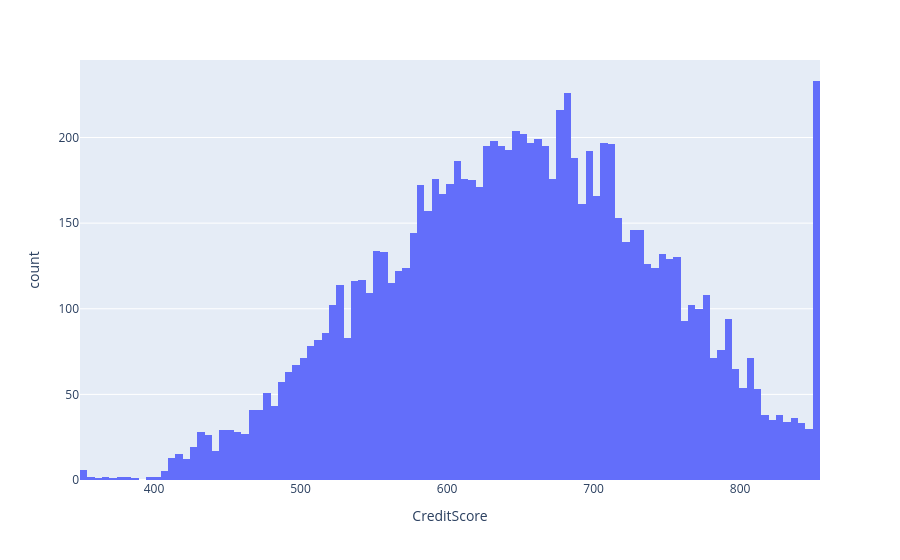
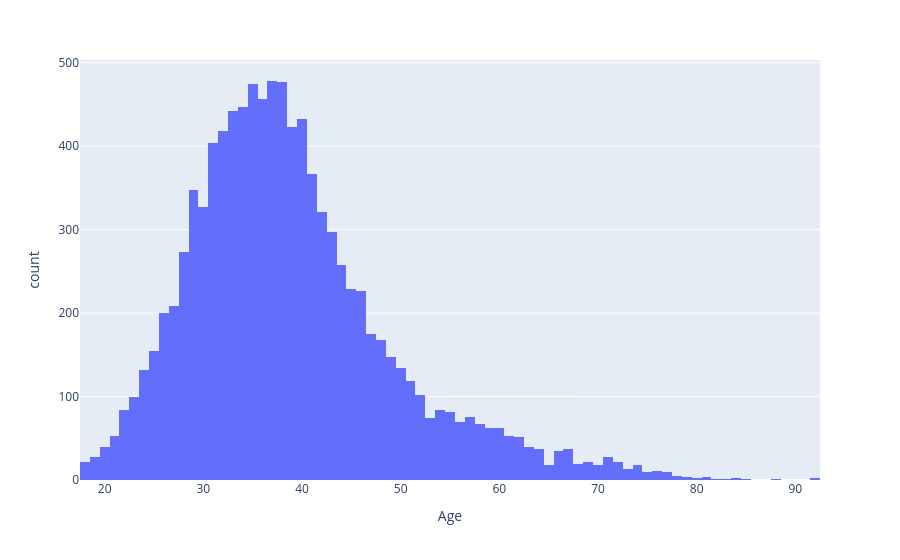
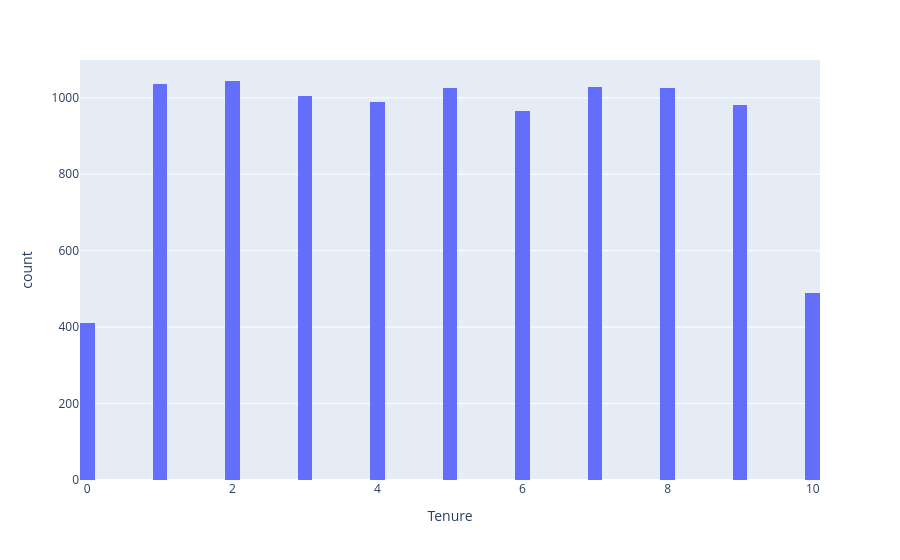
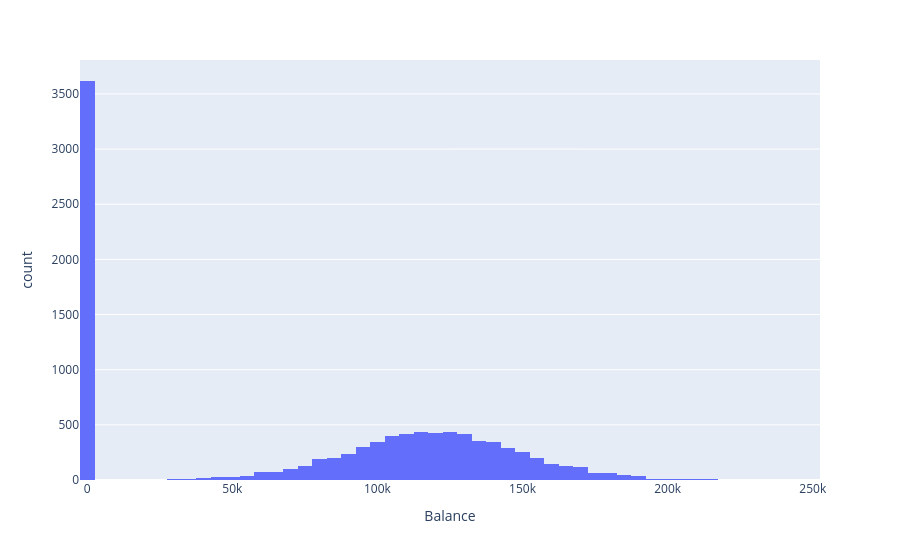

These figures' notebook cell, in order:
### Code cell
nums = ['CreditScore', 'Age', 'Tenure', 'Balance','NumOfProducts',  'EstimatedSalary']
cats = ['Geography', 'Gender', 'HasCrCard', 'IsActiveMember']

for col in nums+cats:
    fig = px.histogram(df,x=col)
    fig.show()

### Figure 1 — Plotly figure (JSON) as saved in the notebook; plotly's stock layout.template omitted (floating-point values rounded to 4 significant figures; data arrays with more than 128 entries replaced by an {"elided": "..."} marker saying what was removed)
{"data": [{"alignmentgroup": "True", "bingroup": "x", "hovertemplate": "CreditScore=%{x}<br>count=%{y}<extra></extra>", "legendgroup": "", "marker": {"color": "#636efa", "pattern": {"shape": ""}}, "name": "", "offsetgroup": "", "orientation": "v", "showlegend": false, "type": "histogram", "x": {"elided": "10000 int values"}, "xaxis": "x", "yaxis": "y"}], "layout": {"barmode": "relative", "legend": {"tracegroupgap": 0}, "margin": {"t": 60}, "xaxis": {"anchor": "y", "domain": [0, 1], "title": {"text": "CreditScore"}}, "yaxis": {"anchor": "x", "domain": [0, 1], "title": {"text": "count"}}}}

### Figure 2 — Plotly figure (JSON) as saved in the notebook; plotly's stock layout.template omitted (floating-point values rounded to 4 significant figures; data arrays with more than 128 entries replaced by an {"elided": "..."} marker saying what was removed)
{"data": [{"alignmentgroup": "True", "bingroup": "x", "hovertemplate": "Age=%{x}<br>count=%{y}<extra></extra>", "legendgroup": "", "marker": {"color": "#636efa", "pattern": {"shape": ""}}, "name": "", "offsetgroup": "", "orientation": "v", "showlegend": false, "type": "histogram", "x": {"elided": "10000 int values"}, "xaxis": "x", "yaxis": "y"}], "layout": {"barmode": "relative", "legend": {"tracegroupgap": 0}, "margin": {"t": 60}, "xaxis": {"anchor": "y", "domain": [0, 1], "title": {"text": "Age"}}, "yaxis": {"anchor": "x", "domain": [0, 1], "title": {"text": "count"}}}}

### Figure 3 — Plotly figure (JSON) as saved in the notebook; plotly's stock layout.template omitted (floating-point values rounded to 4 significant figures; data arrays with more than 128 entries replaced by an {"elided": "..."} marker saying what was removed)
{"data": [{"alignmentgroup": "True", "bingroup": "x", "hovertemplate": "Tenure=%{x}<br>count=%{y}<extra></extra>", "legendgroup": "", "marker": {"color": "#636efa", "pattern": {"shape": ""}}, "name": "", "offsetgroup": "", "orientation": "v", "showlegend": false, "type": "histogram", "x": {"elided": "10000 float values"}, "xaxis": "x", "yaxis": "y"}], "layout": {"barmode": "relative", "legend": {"tracegroupgap": 0}, "margin": {"t": 60}, "xaxis": {"anchor": "y", "domain": [0, 1], "title": {"text": "Tenure"}}, "yaxis": {"anchor": "x", "domain": [0, 1], "title": {"text": "count"}}}}

### Figure 4 — Plotly figure (JSON) as saved in the notebook; plotly's stock layout.template omitted (floating-point values rounded to 4 significant figures; data arrays with more than 128 entries replaced by an {"elided": "..."} marker saying what was removed)
{"data": [{"alignmentgroup": "True", "bingroup": "x", "hovertemplate": "Balance=%{x}<br>count=%{y}<extra></extra>", "legendgroup": "", "marker": {"color": "#636efa", "pattern": {"shape": ""}}, "name": "", "offsetgroup": "", "orientation": "v", "showlegend": false, "type": "histogram", "x": {"elided": "10000 float values"}, "xaxis": "x", "yaxis": "y"}], "layout": {"barmode": "relative", "legend": {"tracegroupgap": 0}, "margin": {"t": 60}, "xaxis": {"anchor": "y", "domain": [0, 1], "title": {"text": "Balance"}}, "yaxis": {"anchor": "x", "domain": [0, 1], "title": {"text": "count"}}}}
